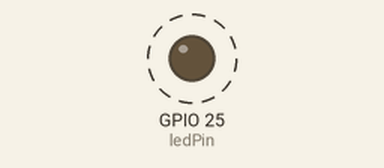
This sketch was run on a simulated ESP32. On the bench: output pins drawn as LEDs (lit = HIGH). Dashed ring = blinking. What the sketch prints to the serial monitor is not drawn.

Above: at 0.2 s.
Timing chart, 0 to 3.0 s (numbered marks = the images above):
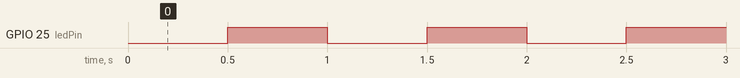

The sketch:

ex02.ino
```cpp
// 引脚25接LED
const int ledPin = 25;

// 时间变量
unsigned long previousMillis = 0;   // 上次LED状态更新时间
const long interval = 500;          // 闪烁间隔500ms（1Hz周期 = 亮500ms + 暗500ms）
int ledState = LOW;                  // LED当前状态

void setup() {
  pinMode(ledPin, OUTPUT);
  Serial.begin(115200);              // 可选，用于调试
}

void loop() {
  unsigned long currentMillis = millis();

  // 检查是否达到切换间隔
  if (currentMillis - previousMillis >= interval) {
    previousMillis = currentMillis;  // 保存上次更新时间

    // 翻转LED状态
    ledState = !ledState;
    digitalWrite(ledPin, ledState);

    // 可选：串口输出状态
    Serial.println(ledState ? "ON" : "OFF");
  }

  // 此处可以放置其他非阻塞任务
  // ...
}
```

Measured:
- by itself, GPIO 25 (ledPin): alternates HIGH for 0.50 s and LOW for 0.50 s
